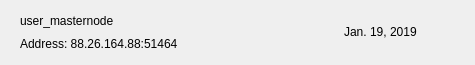
<?xml version="1.0" encoding="UTF-8"?>
<ui version="4.0">
 <class>MNRow</class>
 <widget class="QWidget" name="MNRow">
  <property name="geometry">
   <rect>
    <x>0</x>
    <y>0</y>
    <width>475</width>
    <height>65</height>
   </rect>
  </property>
  <property name="windowTitle">
   <string>Form</string>
  </property>
  <property name="styleSheet">
   <string notr="true"/>
  </property>
  <layout class="QVBoxLayout" name="verticalLayout_2">
   <property name="spacing">
    <number>0</number>
   </property>
   <property name="leftMargin">
    <number>20</number>
   </property>
   <property name="topMargin">
    <number>0</number>
   </property>
   <property name="rightMargin">
    <number>20</number>
   </property>
   <property name="bottomMargin">
    <number>0</number>
   </property>
   <item>
    <widget class="QFrame" name="frame_2">
     <property name="styleSheet">
      <string notr="true">border:none;</string>
     </property>
     <property name="frameShape">
      <enum>QFrame::StyledPanel</enum>
     </property>
     <property name="frameShadow">
      <enum>QFrame::Raised</enum>
     </property>
     <layout class="QHBoxLayout" name="horizontalLayout">
      <property name="leftMargin">
       <number>0</number>
      </property>
      <property name="rightMargin">
       <number>0</number>
      </property>
      <item>
       <widget class="QFrame" name="frame">
        <property name="styleSheet">
         <string notr="true">border:none;padding:0px;</string>
        </property>
        <property name="frameShape">
         <enum>QFrame::StyledPanel</enum>
        </property>
        <property name="frameShadow">
         <enum>QFrame::Raised</enum>
        </property>
        <layout class="QVBoxLayout" name="verticalLayout">
         <property name="spacing">
          <number>0</number>
         </property>
         <property name="leftMargin">
          <number>0</number>
         </property>
         <property name="topMargin">
          <number>0</number>
         </property>
         <property name="rightMargin">
          <number>0</number>
         </property>
         <property name="bottomMargin">
          <number>0</number>
         </property>
         <item>
          <widget class="QLabel" name="labelName">
           <property name="text">
            <string>user_masternode</string>
           </property>
          </widget>
         </item>
         <item>
          <widget class="QLabel" name="labelAddress">
           <property name="text">
            <string>Address: 88.26.164.88:51464</string>
           </property>
          </widget>
         </item>
        </layout>
       </widget>
      </item>
      <item>
       <spacer name="horizontalSpacer">
        <property name="orientation">
         <enum>Qt::Horizontal</enum>
        </property>
        <property name="sizeHint" stdset="0">
         <size>
          <width>40</width>
          <height>20</height>
         </size>
        </property>
       </spacer>
      </item>
      <item>
       <widget class="QLabel" name="labelDate">
        <property name="text">
         <string>Jan. 19, 2019</string>
        </property>
       </widget>
      </item>
      <item>
       <widget class="QPushButton" name="pushButtonMenu">
        <property name="focusPolicy">
         <enum>Qt::NoFocus</enum>
        </property>
        <property name="styleSheet">
         <string notr="true">border:none; background-color:transparent; padding:0px;</string>
        </property>
        <property name="text">
         <string/>
        </property>
        <property name="icon">
         <iconset>
          <normaloff>:/ic-menu-hover</normaloff>:/ic-menu-hover</iconset>
        </property>
        <property name="iconSize">
         <size>
          <width>24</width>
          <height>24</height>
         </size>
        </property>
       </widget>
      </item>
     </layout>
    </widget>
   </item>
   <item>
    <widget class="QLabel" name="lblDivisory">
     <property name="minimumSize">
      <size>
       <width>0</width>
       <height>1</height>
      </size>
     </property>
     <property name="maximumSize">
      <size>
       <width>16777215</width>
       <height>1</height>
      </size>
     </property>
     <property name="text">
      <string/>
     </property>
     <property name="alignment">
      <set>Qt::AlignBottom|Qt::AlignLeading|Qt::AlignLeft</set>
     </property>
    </widget>
   </item>
  </layout>
 </widget>
 <resources/>
 <connections/>
</ui>
